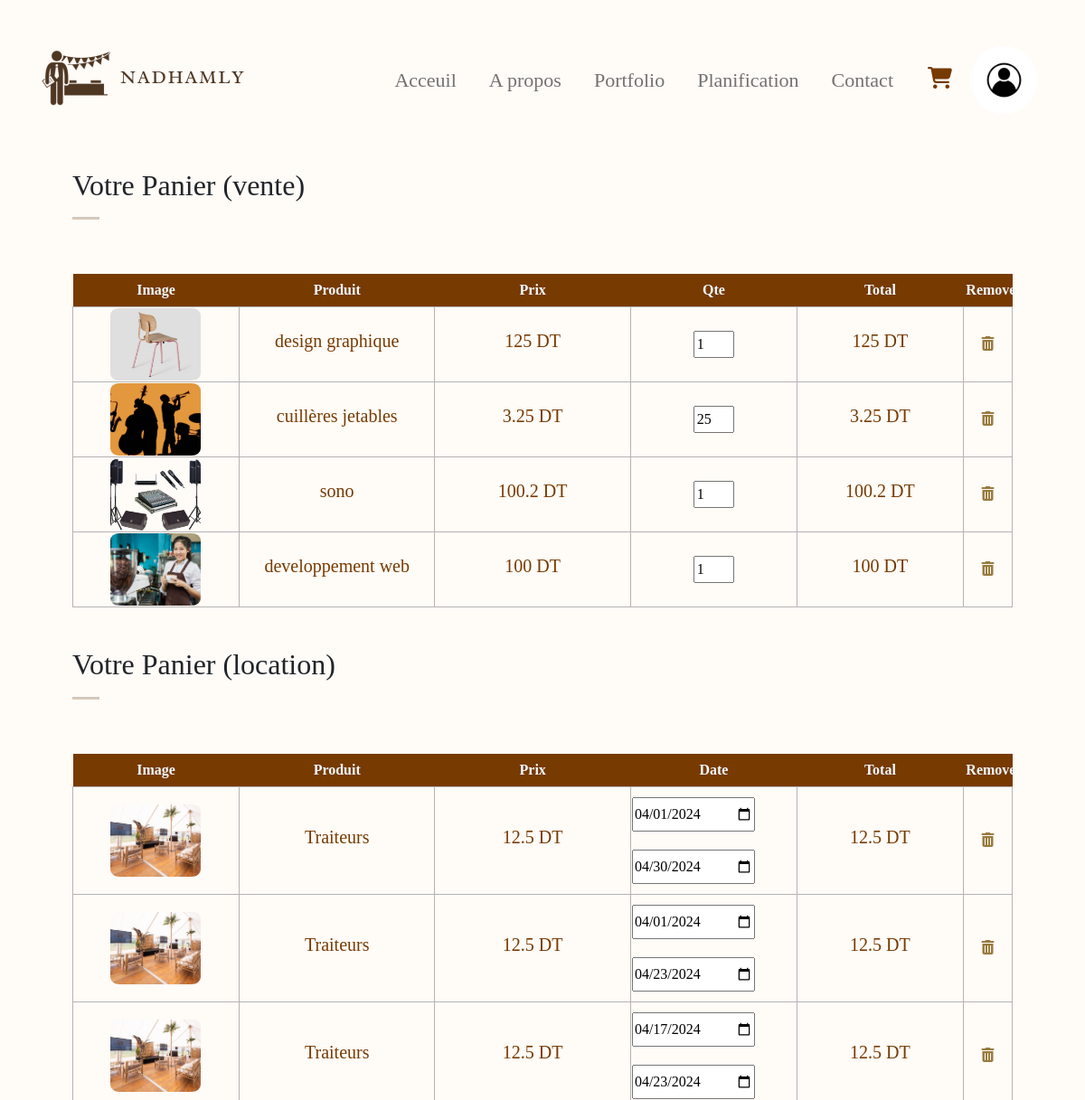
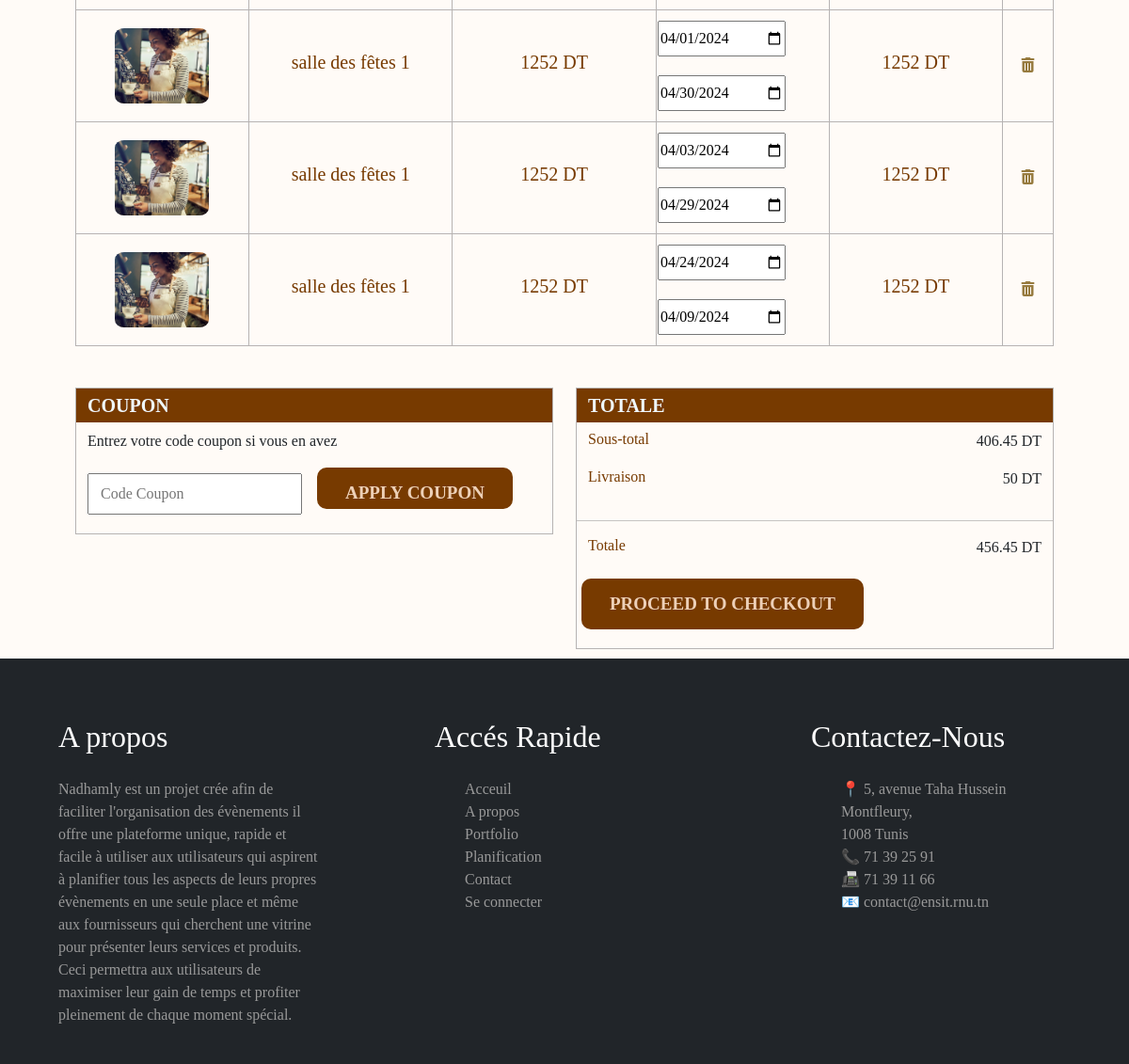
Page /panier_best.php (signed in) on the committed database (2 pictures, top to bottom).
### tables this page shows
CREATE TABLE `panier` (
  `id_panier` int(11) NOT NULL,
  `id_user` int(11) NOT NULL,
  `id_equipe` varchar(60) DEFAULT NULL,
  `id` varchar(15) DEFAULT NULL,
  `quantite` int(4) NOT NULL,
  `date_debut` date DEFAULT NULL,
  `date_fin` date DEFAULT NULL,
  `date_ajout` timestamp NOT NULL DEFAULT current_timestamp()
);

CREATE TABLE `articles` (
  `id` varchar(15) NOT NULL,
  `libelle` varchar(30) NOT NULL,
  `description` varchar(300) NOT NULL,
  `nombre` int(11) NOT NULL,
  `prix` float NOT NULL,
  `image1` varchar(100) DEFAULT 'image_default.png',
  `image2` varchar(100) DEFAULT 'image_default.png',
  `image3` varchar(100) DEFAULT 'image_default.png',
  `categorie` varchar(20) NOT NULL,
  `dispo` int(11) NOT NULL DEFAULT 1,
  `motif` varchar(9) NOT NULL,
  `id_frs` int(11) NOT NULL
);

### panier_best.php (the view, shortened to what this page needs)
<?php
$conn = mysqli_connect('localhost', 'root', '', 'event_app_planner') or die('Connexion à la base de donnée impossible!');
$userId = 19;
$articles = fetchArticles($conn, $userId);
function fetchArticles($conn, $userId)
{
    $query = "SELECT a.id, a.libelle, a.prix, a.image1, a.motif, p.quantite, p.date_debut, p.date_fin FROM articles a ";
    $query .= "JOIN panier p ON a.id = p.id ";
    $query .= "WHERE p.id_user = '$userId'";
    $result = mysqli_query($conn, $query);
    $articles = [];
    while ($row = mysqli_fetch_assoc($result)) {
        $articles[] = $row;
    }
    return $articles;
}
function calculateTotal($price, $quantity)
{
    return $price * $quantity;
}
$articlesLocation = [];
$articlesVente = [];
foreach ($articles as $article) {
    if ($article['motif'] === "Location") {
        $articlesLocation[] = $article;
    } else if ($article['motif'] === "Vente") {
        $articlesVente[] = $article;
    }
}
?>
<!DOCTYPE html>
<html lang="en">
<head>
    <link href="https://cdn.jsdelivr.net/npm/bootstrap@5.2.1/dist/css/bootstrap.min.css" rel="stylesheet">
    <link rel="stylesheet" href="https://pro.fontawesome.com/releases/v5.10.0/css/all.css">
    <link rel="stylesheet" href="css/index.css" type="text/css">
    <link rel="stylesheet" href="css/panier.css" type="text/css">
    <link rel="stylesheet" href="css/dropdown.css" type="text/css">
</head>
<body>
    <nav class="navbar navbar-expand-lg bg-transparent">
    <div class="container-fluid">
      <a class="navbar-brand" href="index.html"><img src="images/logo.png" alt="logo Nadhamly"></a>
      <div class="sidebar offcanvas offcanvas-start" tabindex="-1" id="offcanvasNavbar" aria-labelledby="offcanvasNavbarLabel">
        <div class="offcanvas-body">
          <ul class="navbar-nav justify-content-end align-items-center flex-grow-1 pe-3">
            <li class="nav-item">
              <a class="nav-link  fontradley bold" aria-current="page" href="index.php">Acceuil</a>
            </li>
            <li class="nav-item">
              <a class="nav-link  fontradley bold" href="Apropos.php">A propos</a>
            </li>
            <li class="nav-item">
              <a class="nav-link  fontradley bold" href="portfolio.php">Portfolio</a>
            </li>
            <li class="nav-item fontradley">
              <a class="nav-link  bold" href="planification.php">Planification</a>
            </li>
            <li class="nav-item">
              <a class="nav-link fontradley  bold" href="contact.php">Contact</a>
            </li>
            <li class="nav-item">
              <a href="panier.php" class="cart-link">
                <i class="fa-solid fa-cart-shopping icon-style"></i>
              </a>
            </li>
            <li class="nav-item">
              <?php if (isset($_SESSION["utilisateur"])) { ?>
                <div class="profile-dropdown">
                  <div onclick="toggle()" class="profile-img" id="image-container">
                    <?php if (!empty($pdp)) { ?>
                      <img src="<?php echo $pdp; ?>" style="border-radius: 50%; overflow: hidden; width: 55px; height: 55px; object-fit: cover;" id="profile-image">
                    <?php } else { ?>
                      <img src="images/defaultpdp.jpg" alt="Default Profile Picture" style="border-radius: 50%; overflow: hidden; width: 75px; height: 75px; object-fit: cover;" id="profile-image">
                    <?php } ?>
                  </div>
                </div>
              <?php } else { ?>
                <a class="nav-link text-white px-3 py-1 rounded-4 fontradley navbtn" href="login.php">Se connecter</a>
              <?php } ?>
            </li>
          </ul>
        </div>
      </div>
    </div>
  </nav>
    <section id="blog-home" class=" container">
        <h2 class="font-weight-bold">Votre Panier (vente) </h2>
        <hr>
    </section>
    <section id="cart-container" class="container my-4">
        <table width="100%">
            <thead>
                <tr>
                    <td>Image</td>
                    <td>Produit</td>
                    <td>Prix</td>
                    <td>Qte</td>
                    <td>Total</td>
                    <td>Remove</td>
                </tr>
            </thead>
            <tbody>
                <?php foreach ($articlesVente as $article) { ?>
                    <tr>
                        <td>
                            <img class="img-tab" src="<?php echo $article['image1']; ?>" width="70%" alt="placegolder">
                        </td>
                        <td>
                            <h5><?php echo $article['libelle']; ?></h5>
                        </td>
                        <td>
                            <h5><?php echo $article['prix']; ?> DT</h5>
                        </td>
                        <td>
                            <input class="w-25 pl-1 quantity" value="<?php echo $article['quantite']; ?>" type="number" min="1" data-price="<?php echo $article['prix']; ?>">
                        </td>
                        <td>
                            <h5 class="total"><?php echo calculateTotal($article['prix'], 1); ?> DT</h5>
                        </td>
                        <td>
                            <a href="#">
                                <i class="fas fa-trash-alt"></i>
                            </a>
                        </td>
                    </tr>
                <?php } ?>
            </tbody>
        </table>
    </section>
    <section id="blog-home" class=" container">
        <h2 class="font-weight-bold">Votre Panier (location) </h2>
        <hr>
    </section>
    <section id="cart-container" class="container my-4">
        <table width="100%">
            <thead>
                <tr>
                    <td>Image</td>
                    <td>Produit</td>
                    <td>Prix</td>
                    <td>Date</td>
                    <td>Total</td>
                    <td>Remove</td>
                </tr>
            </thead>
            <tbody>
                <?php foreach ($articlesLocation as $article) { ?>
                    <tr>
                        <td>
                            <img class="img-tab" src="<?php echo $article['image1']; ?>" width="70%" alt="placegolder">
                        </td>
                        <td>
                            <h5><?php echo $article['libelle']; ?></h5>
                        </td>
                        <td>
                            <h5><?php echo $article['prix']; ?> DT</h5>
                        </td>
                        <td>
                            <div class="d-flex flex-column">
                                <input class="w-75 pl-1 date-input custom-input" value="<?php echo $article['date_debut']; ?>" type="date" data-price="<?php echo $article['prix']; ?>" placeholder="Date début">
                                <input class="w-75 pl-1 date-input custom-input" value="<?php echo $article['date_fin']; ?>" type="date" data-price="<?php echo $article['prix']; ?>" placeholder="Date fin">
                            </div>
                        </td>
                        <td>
                            <h5 class="total"><?php echo calculateTotal($article['prix'], 1); ?> DT</h5>
                        </td>
                        <td>
                            <a href="#">
                                <i class="fas fa-trash-alt"></i>
                            </a>
                        </td>
                    </tr>
                <?php } ?>
            </tbody>
        </table>
    </section>
    <?php
    $initialSubtotal = 0;
    foreach ($articlesVente as $article) {
        $initialSubtotal += calculateTotal($article['prix'], $article['quantite']);
    }
    $initialTotal = $initialSubtotal + 50;
    ?>
    <section id="cart-bottom" class="container">
        <div class="row">
            <div class="coupon col-lg-6 col-md-6 col-12 mb-4">
                <div>
                    <h5>COUPON</h5>
                    <p>Entrez votre code coupon si vous en avez</p>
                    <input type="text" placeholder="Code Coupon">
                    <button>Apply coupon</button>
                </div>
            </div>
            <div class="total col-lg-6 col-md-6 col-12">
                <div>
                    <h5>TOTALE</h5>
                    <div class="d-flex justify-content-between">
                        <h6>Sous-total</h6>
                        <p id="subtotal"><?php echo $initialSubtotal; ?> DT</p>
                    </div>
                    <div class="d-flex justify-content-between">
                        <h6>Livraison</h6>
                        <p>50 DT</p>
                    </div>
                    <hr class="second-hr">
                    <div class="d-flex justify-content-between">
                        <h6>Totale</h6>
                        <p id="total"><?php echo $initialTotal; ?> DT</p>
                    </div>
                    <button class="ml-auto">Proceed to checkout</button>
                </div>
            </div>
        </div>
    </section>
    <footer class="bg-dark pt-5 pb-4">
        <div class="container-fluid">
            <div class="row  text-white">
                <div class="col-md-3 col-lg-3 col-sm-1 mx-auto mt-3">
                    <h2 style="font-family:'Times New Roman', Times, serif;font-weight: 500;">A propos</h2>
                </div>
                <div class="col-md-3 col-lg-3 col-sm-1 mx-auto mt-3">
                    <h2 style="font-family: 'Times New Roman', Times, serif;font-weight: 500;">Accés Rapide</h2>
                </div>
                <div class="col-md-3 col-lg-3 col-sm-1 mx-auto mt-3">
                    <h2 style="font-family: 'Times New Roman', Times, serif;font-weight: 500;">Contactez-Nous</h2>
                </div>
            </div>
            <div class="row greytext">
                <div class="col-md-3 col-lg-3 col-sm-1 mx-auto mt-3">
                    <p style="font-family:'Times New Roman', Times, serif;"> Nadhamly est un projet crée afin de faciliter l'organisation des évènements il offre une plateforme unique, rapide et facile à utiliser aux utilisateurs qui aspirent à planifier tous les aspects de leurs propres évènements en une seule place et même aux fournisseurs qui cherchent une vitrine pour présenter leurs services et produits. Ceci permettra aux utilisateurs de maximiser leur gain de temps et profiter pleinement de chaque moment spécial.
                    </p>
                </div>
                <div class="col-md-3 col-lg-3 col-sm-1 mx-auto mt-3">
                    <ul>
                        <li><a href="index.html">Acceuil</a></li>
                        <li><a href="#">A propos</a></li>
                        <li><a href="portfolio.html">Portfolio</a></li>
                        <li><a href="planification.html">Planification</a></li>
                        <li><a href="contact.html">Contact</a></li>
                        <li><a href="login.html">Se connecter</a></li>
                    </ul>
                </div>
                <div class="col-md-3 col-lg-3 col-sm-1 mx-auto mt-3">
                    <ul class="coordonnées">
                        <li align="left">&#128205; <a href="https://maps.app.goo.gl/zLKkJNBrgjAyrBT1A">5, avenue Taha Hussein Montfleury,<br /> 1008 Tunis</a></li>
                        <li align="left">&#128222; <a href="tel:216 71 39 25 91">71 39 25 91</a></li>
                        <li align="left">&#128224; <a href="tel:216 71 39 11 66"> 71 39 11 66</a></li>
                        <li align="left">&#128231; <a href="mailto:contact@ensit.rnu.tn">contact@ensit.rnu.tn</a></li>
                    </ul>
                </div>
            </div>
        </div>
    </footer>
</body>
</html>

### css/index.css (style rules this page uses)
:root { --bg-color:#fffbf7; --text-noir:black; --text-bleu:blue; --text-marron:#773a00; --marron-int:#351a02; --marron-clair:#ffe8d4dd; --footer-color:#999; --bronze:#977b3f; --white:#fff }
body { font-family: "Radley"; background-color: var(--bg-color); }
.fontradley { font-family: 'Radley'; }
.bold { font-weight: 500; }
.nav-link { font-size: 22px; margin-left: 10px; margin-right: 10px; }
.navbar-nav .nav-link { transition: all .50s ease; }
.navbar { padding-left: 2%; padding-right: 2%; }
.offcanvas-body { align-items: center; justify-content: center; }
.greytext { color: var(--footer-color); }
footer a { color: var(--footer-color); text-decoration: none; transition: color 0.5s ease; }
footer li { list-style: none; }
.container { width:90%; margin: 0 auto; padding: 10px 20px; }
@media screen and (min-width:768px) { section { padding: 1em 9em; } }
@media screen and (min-width:992px) { section { padding: 1em; } }
hr { background: var(--text-marron); background-color: var(--text-marron); width:30px; height: 3px; }
.custom-input { margin-top: 10px; margin-bottom: 10px; padding-top: 5px; padding-bottom: 5px; }
button { font-size: 0.8rem; font-weight: 700; outline: none; border:none; background-color: #1d1d1d; color:aliceblue; padding: 13px 30px; cursor: pointer; text-transform: uppercase; transition: 0.3s ease; }

### css/panier.css (style rules this page uses)
#cart-container { overflow-x: auto; }
#cart-container table { border-collapse: collapse; width:100%; table-layout: fixed; white-space: nowrap; }
#cart-container table thead { font-weight: 700; }
#cart-container table thead td { color: aliceblue; background: #773a00; border:none; padding: 6px 3px; }
#cart-container table td { border: 1px solid #b6b3b3; text-align: center; }
#cart-container table td:nth-child(1) { width: 170px; }
#cart-container table td:nth-child(2) { width: 200px; }
#cart-container table td:nth-child(3) { width: 200px; }
#cart-container table td:nth-child(4) { width: 170px; }
#cart-container table td:nth-child(5) { width: 170px; }
#cart-container table td:nth-child(6) { width: 50px; }
#cart-container table tbody img { border-radius: 10%; width: 100px; height: 80px; object-fit:cover; }
#cart-container table tbody i { color: #977b3f; }
button { display: inline-block; color: var(--marron-clair); font-size: 19px; background-color: var(--text-marron); text-decoration: none; border-radius: 10px; margin-top: 15px; transition: .3s ease; cursor: pointer; opacity: 1; transition: 0.3s all; }
h5 { color: var(--text-marron); text-decoration: none; transition: color 0.5s ease; }
#cart-bottom .coupon>div, #cart-bottom .total>div { border: 1px solid #b6b3b3; }
#cart-bottom .coupon h5, #cart-bottom .total h5 { color: aliceblue; background: #773a00; border:none; padding: 6px 12px; font-weight: 700; }
#cart-bottom .coupon p, #cart-bottom .coupon input { padding: 0 12px; }
#cart-bottom .coupon input, #cart-bottom .coupon button { height: 44px; margin: 0 0 20px 12px; }
#cart-bottom .total div>div { padding: 0 12px; }
#cart-bottom .total h6 { color: #773a00; }
.second-hr { background: #b8b7b3; width:100%; height:1px; }
#cart-bottom .total div>button { margin: 5px 12px 20px 5px; display: flex; justify-content: flex-end; }

### css/dropdown.css (style rules this page uses)
:root { --primary: #eeeeee; --secondary: #773a00; --secondary-light: #ffefe0; --secondary-light-2: rgb(127, 183, 126, 0.1); --white: #fff; --black: #393e46; --shadow: 0px 2px 8px 0px var(--secondary-light); }
.profile-dropdown { position: relative; width: fit-content; }
.profile-img { display: inline-block; position: relative; }
.profile-img img { transition: transform 0.3s ease; }

### panier_best.php (style rules this page uses)
.fa-cart-shopping { font-size: 24px; color: var(--text-marron); margin-left: 10px; margin-right: 10px; padding-left: 10px; padding-right: 10px; }

### rows in the picture
panier: id.image1 (picture), id.libelle "design graphique", id.prix "125", quantite "1"
panier: id.image1 (picture), id.libelle "cuillères jetables", id.prix "3.25", quantite "25"
panier: id.image1 (picture), id.libelle "sono", id.prix "100.2", quantite "1"
panier: id.image1 (picture), id.libelle "developpement web", id.prix "100", quantite "1"
panier: id.image1 (picture), id.libelle "Traiteurs", id.prix "12.5", date_debut "04/01/2024", date_fin "04/30/2024"
panier: id.image1 (picture), id.libelle "Traiteurs", id.prix "12.5", date_debut "04/01/2024", date_fin "04/23/2024"
panier: id.image1 (picture), id.libelle "Traiteurs", id.prix "12.5", date_debut "04/17/2024", date_fin "04/23/2024"
panier: id.image1 (picture), id.libelle "salle des fêtes 1", id.prix "1252", date_debut "04/01/2024", date_fin "04/30/2024"
panier: id.image1 (picture), id.libelle "salle des fêtes 1", id.prix "1252", date_debut "04/03/2024", date_fin "04/29/2024"
panier: id.image1 (picture), id.libelle "salle des fêtes 1", id.prix "1252", date_debut "04/24/2024", date_fin "04/09/2024"

### other values in the picture
$initialSubtotal "406.45"
$initialTotal "456.45"
